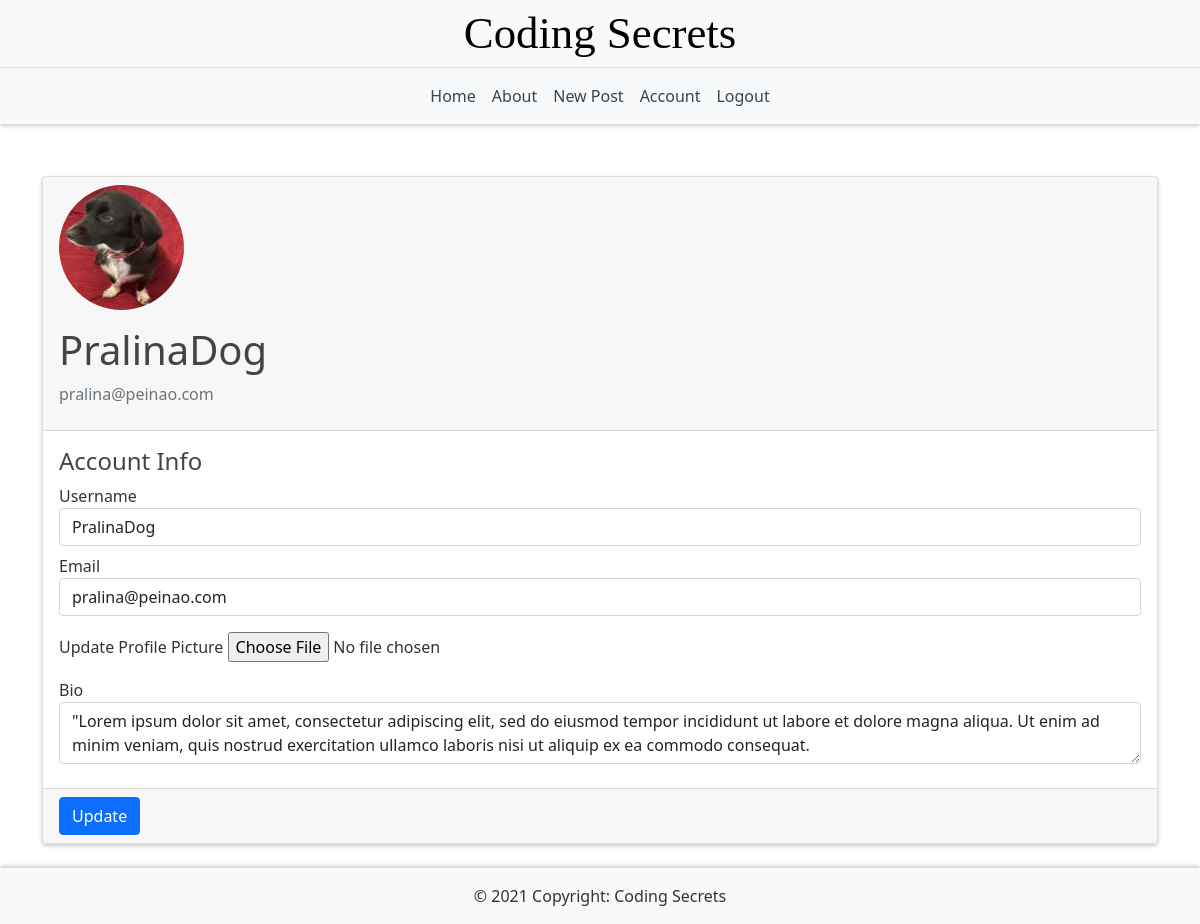
Screenshot of /account (signed in) with the database file from the repository.
### application/models.py (models this page shows, shortened)
class User(db.Model, UserMixin):
    id = db.Column(db.Integer, primary_key=True)
    username = db.Column(db.String(20), unique=True, nullable=False)
    email = db.Column(db.String(120), unique=True, nullable=False)
    image_file = db.Column(db.String(20), nullable=False, default="default.jpg")
    password = db.Column(db.String(60), nullable=False)
    bio = db.Column(db.Text, nullable=True)
    posts = db.relationship("Post", backref="author", lazy="dynamic")
    comments = db.relationship("Comment", backref="author", lazy="dynamic")

### application/users/routes.py (the view)
@users.route("/account", methods=['GET', 'POST'])
@login_required
def account():
    form = UpdateAccountForm()
    if form.validate_on_submit():
        if form.picture.data:
            picture_file = save_picture(form.picture.data)
            current_user.image_file = picture_file
        current_user.username = form.username.data
        current_user.email = form.email.data
        current_user.bio = form.bio.data
        db.session.commit()
        flash('Your account has been updated!', 'success')
        return redirect(url_for('users.account'))
    elif request.method == 'GET':
        form.username.data = current_user.username
        form.email.data = current_user.email
        form.bio.data = current_user.bio
    image_file = url_for('static', filename='profile_pics/' + current_user.image_file)
    return render_template('account.html', title='Account',
                           image_file=image_file, form=form)

### application/users/forms.py (shortened to what this page needs)
class UpdateAccountForm(FlaskForm):
    username = StringField("Username", validators=[DataRequired(), Length(min=2, max=20)])
    email = StringField("Email",  validators=[DataRequired(), Email()])
    picture = FileField("Update Profile Picture", validators=[FileAllowed(["jpg", "png"])])
    bio = TextAreaField("Bio")
    submit = SubmitField("Update")

### application/models.py (called while the page is built)
@login_manager.user_loader
def load_user(user_id):
    return User.query.get(int(user_id))

### application/templates/account.html (shortened to what this page needs)
{% extends "layout.html" %}
{% block content %}
<div class="row">
    <div class="col-md-12">
        <div class="card mb-4">
            <form method="POST" action="" enctype="multipart/form-data">
                <div class="card-header">
                    <div class="media">
                        <img class="rounded-circle account-img" src="{{ image_file }}">
                        <div class="media-body">
                            <h2 class="account-heading">{{ current_user.username }}</h2>
                            <p class="text-secondary">{{ current_user.email }}</p>
                        </div>
                    </div>
                </div>
                <div class="card-body">
                    <fieldset class="form-group">
                        <h4> Account Info </h4>
                        <div class="form-group mb-2">
                            {{ form.username.label(class="form-control-label") }}
                            {% if form.username.errors %}
                            {{ form.username(class="form-control is-invalid") }}
                            <div class="invalid-feedback">
                                {% for error in form.username.errors %}
                                <span>{{ error }}</span>
                                {% endfor %}
                            </div>
                            {% else %}
                            {{ form.username(class="form-control") }}
                            {% endif %}
                        </div>
                        <div class="form-group mb-3">
                            {{ form.email.label(class="form-control-label") }}
                            {% if form.email.errors %}
                            {{ form.email(class="form-control is-invalid") }}
                            <div class="invalid-feedback">
                                {% for error in form.email.errors %}
                                <span>{{ error }}</span>
                                {% endfor %}
                            </div>
                            {% else %}
                            {{ form.email(class="form-control") }}
                            {% endif %}
                        </div>
                        <div class="form-group mb-3">
                            {{ form.picture.label() }}
                            {{ form.picture(class="form-control-file") }}
                        </div>
                        <div class="form-group mb-2">
                            {{ form.bio.label(class="form-control-label") }}
                            {% if form.bio.errors %}
                            {{ form.bio(class="form-control is-invalid") }}
                            <div class="invalid-feedback">
                                {% for error in form.bio.errors %}
                                <span>{{ error }}</span>
                                {% endfor %}
                            </div>
                            {% else %}
                            {{ form.bio(class="form-control") }}
                            {% endif %}
                        </div>
                    </fieldset>
                    </div>
                <div class="card-footer">
                        <div class="form-group">
                            {{ form.submit(class="btn btn-primary") }}
                        </div>
                    </div>
            </form>
        </div>
    </div>
</div>
{% endblock content %}

### application/templates/layout.html (shortened to what this page needs)
<!DOCTYPE html>
<html>
<head>
    <link href="https://cdn.jsdelivr.net/npm/bootstrap@5.1.3/dist/css/bootstrap.min.css" rel="stylesheet"
>
    <link rel="stylesheet" type="text/css" href="{{ url_for('static', filename='main.css') }}">
    <link rel="stylesheet" href="https://use.fontawesome.com/releases/v5.7.0/css/all.css">
    <link rel="stylesheet" href="https://cdnjs.cloudflare.com/ajax/libs/trix/1.3.1/trix.min.css"
/>
    <link href="https://pagecdn.io/lib/easyfonts/pushster.css" rel="stylesheet" />
</head>
<body class="d-flex flex-column min-vh-100">
<header class="site-header fixed-top">
    <div class="header-brand d-none d-md-block"><a href="/">Coding Secrets</a>
    </div>
    <nav class="navbar navbar-expand-md navbar-light bg-light">
        <div class="container-fluid">
            <div class="collapse navbar-collapse" id="navbarCollapse">
                <ul class="navbar-nav mb-2 mb-lg-0">
                    <li class="nav-item">
                        <a class="nav-link" aria-current="page" href="{{ url_for('main.home') }}">Home</a>
                    </li>
                    <li class="nav-item">
                        <a class="nav-link" aria-current="page" href="{{ url_for('main.about') }}">About</a>
                    </li>
                    {% if current_user.is_authenticated %}
                    <li class="nav-item">
                        <a class="nav-link" aria-current="page" href="{{ url_for('posts.new_post') }}">New Post</a>
                    </li>
                    <li class="nav-item">
                        <a class="nav-link" aria-current="page" href="{{ url_for('users.account') }}">Account</a>
                    </li>
                    <li class="nav-item">
                        <a class="nav-link" aria-current="page" href="{{ url_for('users.logout') }}">Logout</a>
                    </li>
                    {% endif %}
                </ul>
            </div>
        </div>
    </nav>
</header>
<main role="main" class="container">
    <div class="row">
        <div class="col-md-12">
            {% block content %}{% endblock %}
        </div>
    </div>
</main>
<footer class="mt-auto">
    <div class="text-center p-3">
        © 2021 Copyright: Coding Secrets
    </div>
</footer>
</body>
</html>

### application/static/main.css (style rules this page uses)
body { color: #333333; padding-top: 11rem; }
h1, h2, h3, h4, h5, h6 { color: #444444; }
.site-header { box-shadow: 0 2px 4px 0 rgb(0 0 0 / 20%); }
.site-header .navbar-nav .nav-link { color: #36454f; }
.header-brand { font-family: Pushster; text-align: center; font-size: 2.8rem; --bs-bg-opacity: 1; background-color: rgba(var(--bs-light-rgb),var(--bs-bg-opacity)); border-bottom: 1px solid #e3e3e3; }
.header-brand > a { color: black; text-decoration: none; }
.navbar-nav { flex: 1; justify-content: center; }
.account-img { height: 125px; width: 125px; margin-right: 20px; margin-bottom: 16px; }
.account-heading { font-size: 2.5rem; }
.card { box-shadow: 0 2px 4px 0 rgb(0 0 0 / 20%); }
footer { --bs-bg-opacity: 1; background-color: rgba(var(--bs-light-rgb),var(--bs-bg-opacity)); box-shadow: 0 -2px 4px 0 rgb(0 0 0 / 20%); }

### rows the page displays
User: username "PralinaDog", email "pralina@peinao.com", bio "\"Lorem ipsum dolor sit amet, consectetur adipiscing elit, sed do eiusmod tempor incididunt ut labore et dolore magna aliqua. Ut enim ad minim veniam, quis nostrud exercitation ullamco laboris nisi ut aliquip ex ea commodo consequat."
